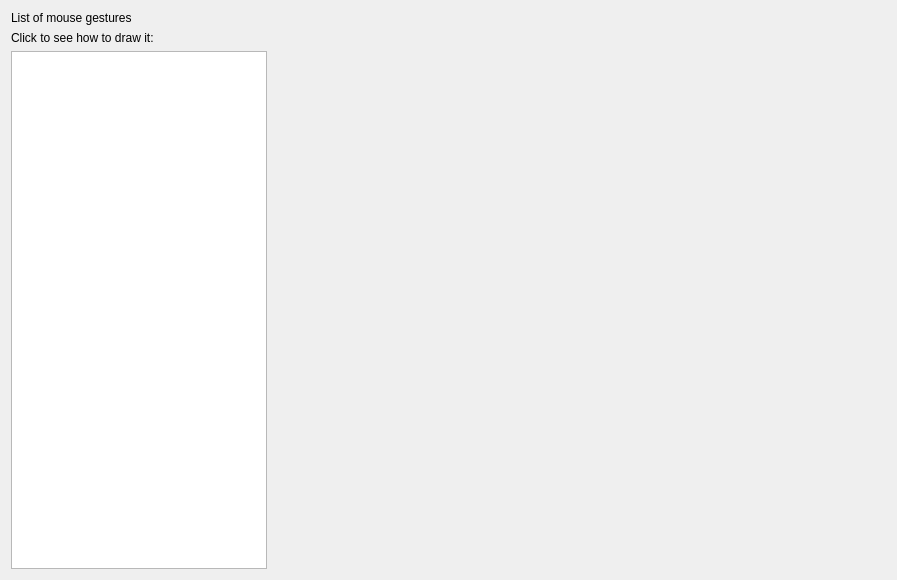
<?xml version="1.0" encoding="UTF-8"?>
<ui version="4.0">
 <class>GesturesWidget</class>
 <widget class="QWidget" name="GesturesWidget">
  <property name="geometry">
   <rect>
    <x>0</x>
    <y>0</y>
    <width>897</width>
    <height>580</height>
   </rect>
  </property>
  <property name="windowTitle">
   <string>Form</string>
  </property>
  <layout class="QGridLayout" name="gridLayout">
   <item row="3" column="0">
    <layout class="QHBoxLayout" name="horizontalLayout_4">
     <item>
      <layout class="QVBoxLayout" name="verticalLayout_3">
       <item>
        <widget class="QLabel" name="label">
         <property name="sizePolicy">
          <sizepolicy hsizetype="Fixed" vsizetype="Preferred">
           <horstretch>0</horstretch>
           <verstretch>0</verstretch>
          </sizepolicy>
         </property>
         <property name="text">
          <string>List of mouse gestures</string>
         </property>
        </widget>
       </item>
       <item>
        <widget class="QLabel" name="label_2">
         <property name="sizePolicy">
          <sizepolicy hsizetype="Fixed" vsizetype="Preferred">
           <horstretch>0</horstretch>
           <verstretch>0</verstretch>
          </sizepolicy>
         </property>
         <property name="text">
          <string>Click to see how to draw it:</string>
         </property>
        </widget>
       </item>
       <item>
        <widget class="QListWidget" name="listWidget">
         <property name="sizePolicy">
          <sizepolicy hsizetype="Fixed" vsizetype="Expanding">
           <horstretch>0</horstretch>
           <verstretch>0</verstretch>
          </sizepolicy>
         </property>
        </widget>
       </item>
      </layout>
     </item>
     <item>
      <widget class="QLabel" name="gesturePixmap">
       <property name="lineWidth">
        <number>0</number>
       </property>
       <property name="text">
        <string/>
       </property>
      </widget>
     </item>
    </layout>
   </item>
  </layout>
 </widget>
 <resources/>
 <connections/>
</ui>
